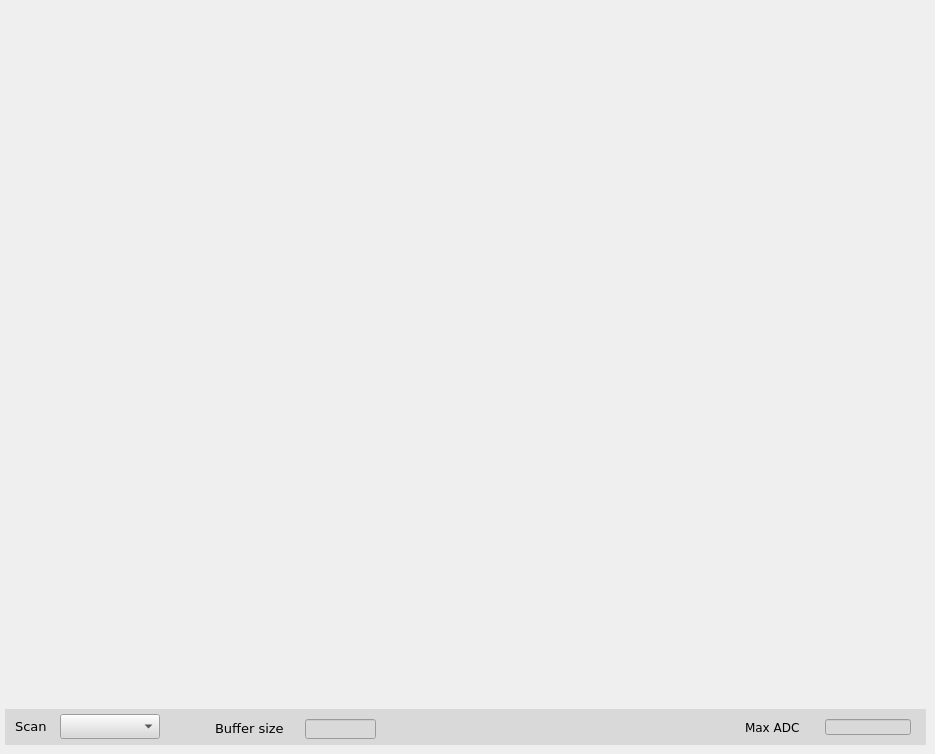
    <widget class="QWidget" name="ADC">
     <attribute name="title">
      <string>ADC Raw</string>
     </attribute>
     <widget class="caFrame" name="caframe_3">
      <property name="geometry">
       <rect>
        <x>5</x>
        <y>709</y>
        <width>921</width>
        <height>36</height>
       </rect>
      </property>
      <property name="font">
       <font>
        <family>DejaVu Sans</family>
       </font>
      </property>
      <property name="styleSheet">
       <string notr="true">background-color: rgb(217, 217, 217);</string>
      </property>
      <widget class="caFrame" name="caframe_8">
       <property name="geometry">
        <rect>
         <x>0</x>
         <y>0</y>
         <width>921</width>
         <height>36</height>
        </rect>
       </property>
       <property name="font">
        <font>
         <family>DejaVu Sans</family>
        </font>
       </property>
       <property name="styleSheet">
        <string notr="true">background-color: rgb(217, 217, 217);</string>
       </property>
       <widget class="QLabel" name="label_54">
        <property name="geometry">
         <rect>
          <x>210</x>
          <y>9</y>
          <width>91</width>
          <height>21</height>
         </rect>
        </property>
        <property name="font">
         <font>
          <family>DejaVu Sans</family>
          <pointsize>10</pointsize>
         </font>
        </property>
        <property name="text">
         <string>Buffer size</string>
        </property>
       </widget>
       <widget class="caTextEntry" name="catextentry_43">
        <property name="geometry">
         <rect>
          <x>300</x>
          <y>10</y>
          <width>71</width>
          <height>20</height>
         </rect>
        </property>
        <property name="font">
         <font>
          <family>DejaVu Sans</family>
          <pointsize>9</pointsize>
          <stylestrategy>PreferDefault</stylestrategy>
         </font>
        </property>
        <property name="alignment">
         <set>Qt::AlignRight|Qt::AlignTrailing|Qt::AlignVCenter</set>
        </property>
        <property name="channel" stdset="0">
         <string notr="true">$(DEVICE):signals:adc.NGRP</string>
        </property>
        <property name="background">
         <color>
          <red>255</red>
          <green>255</green>
          <blue>127</blue>
         </color>
        </property>
        <property name="colorMode">
         <enum>caLineEdit::Static</enum>
        </property>
       </widget>
       <widget class="QLabel" name="label_36">
        <property name="geometry">
         <rect>
          <x>740</x>
          <y>5</y>
          <width>81</width>
          <height>26</height>
         </rect>
        </property>
        <property name="font">
         <font>
          <family>DejaVu Sans</family>
         </font>
        </property>
        <property name="text">
         <string>Max ADC</string>
        </property>
       </widget>
       <widget class="caLineEdit" name="calineedit_3">
        <property name="geometry">
         <rect>
          <x>820</x>
          <y>10</y>
          <width>86</width>
          <height>16</height>
         </rect>
        </property>
        <property name="font">
         <font>
          <family>DejaVu Sans</family>
          <pointsize>10</pointsize>
          <stylestrategy>PreferDefault</stylestrategy>
         </font>
        </property>
        <property name="alignment">
         <set>Qt::AlignRight|Qt::AlignTrailing|Qt::AlignVCenter</set>
        </property>
        <property name="channel" stdset="0">
         <string notr="true">$(DEVICE):input:max_adc</string>
        </property>
       </widget>
       <widget class="QLabel" name="label_56">
        <property name="geometry">
         <rect>
          <x>10</x>
          <y>4</y>
          <width>46</width>
          <height>26</height>
         </rect>
        </property>
        <property name="font">
         <font>
          <family>DejaVu Sans</family>
          <pointsize>10</pointsize>
         </font>
        </property>
        <property name="text">
         <string>Scan</string>
        </property>
       </widget>
       <widget class="caMenu" name="camenu_5">
        <property name="geometry">
         <rect>
          <x>55</x>
          <y>5</y>
          <width>100</width>
          <height>25</height>
         </rect>
        </property>
        <property name="font">
         <font>
          <family>DejaVu Sans</family>
          <pointsize>10</pointsize>
         </font>
        </property>
        <property name="styleSheet">
         <string notr="true">selection-color: rgb(0, 0, 0);
color: rgb(0, 0, 0);</string>
        </property>
        <property name="maxVisibleItems">
         <number>4</number>
        </property>
        <property name="maxCount">
         <number>4</number>
        </property>
        <property name="insertPolicy">
         <enum>QComboBox::NoInsert</enum>
        </property>
        <property name="channel" stdset="0">
         <string notr="true">$(DEVICE):signals:adc.SCAN</string>
        </property>
        <property name="colorMode">
         <enum>caMenu::Default</enum>
        </property>
       </widget>
      </widget>
     </widget>
     <widget class="caCartesianPlot" name="adc">
      <property name="geometry">
       <rect>
        <x>5</x>
        <y>5</y>
        <width>921</width>
        <height>691</height>
       </rect>
      </property>
      <property name="sizePolicy">
       <sizepolicy hsizetype="MinimumExpanding" vsizetype="MinimumExpanding">
        <horstretch>0</horstretch>
        <verstretch>2</verstretch>
       </sizepolicy>
      </property>
      <property name="font">
       <font>
        <family>Sans</family>
        <pointsize>8</pointsize>
       </font>
      </property>
      <property name="styleSheet">
       <string notr="true">background-color: rgb();</string>
      </property>
      <property name="Title" stdset="0">
       <string notr="true">ADC buffer</string>
      </property>
      <property name="TitleX">
       <string notr="true">ADC samples</string>
      </property>
      <property name="TitleY">
       <string notr="true">ADC counts</string>
      </property>
      <property name="channels_1" stdset="0">
       <string notr="true">;$(DEVICE):signals:adc.A</string>
      </property>
      <property name="Style_1">
       <enum>caCartesianPlot::Lines</enum>
      </property>
      <property name="symbol_1">
       <enum>caCartesianPlot::Star1</enum>
      </property>
      <property name="color_1">
       <color>
        <red>255</red>
        <green>0</green>
        <blue>0</blue>
       </color>
      </property>
      <property name="channels_2" stdset="0">
       <string notr="true">;$(DEVICE):signals:adc.B</string>
      </property>
      <property name="symbol_2">
       <enum>caCartesianPlot::Star2</enum>
      </property>
      <property name="color_2">
       <color>
        <red>0</red>
        <green>255</green>
        <blue>0</blue>
       </color>
      </property>
      <property name="channels_3" stdset="0">
       <string notr="true">;$(DEVICE):signals:adc.C</string>
      </property>
      <property name="symbol_3">
       <enum>caCartesianPlot::Star1</enum>
      </property>
      <property name="color_3">
       <color>
        <red>85</red>
        <green>0</green>
        <blue>255</blue>
       </color>
      </property>
      <property name="channels_4" stdset="0">
       <string notr="true">;$(DEVICE):signals:adc.D</string>
      </property>
      <property name="symbol_4">
       <enum>caCartesianPlot::Star2</enum>
      </property>
      <property name="color_4">
       <color>
        <red>122</red>
        <green>12</green>
        <blue>114</blue>
       </color>
      </property>
      <property name="plotMode">
       <enum>caCartesianPlot::PlotNPointsAndStop</enum>
      </property>
      <property name="countNumOrChannel" stdset="0">
       <string notr="true"/>
      </property>
      <property name="triggerChannel" stdset="0">
       <string notr="true"/>
      </property>
      <property name="foreground">
       <color alpha="0">
        <red>255</red>
        <green>255</green>
        <blue>255</blue>
       </color>
      </property>
      <property name="background">
       <color>
        <red>255</red>
        <green>255</green>
        <blue>255</blue>
       </color>
      </property>
      <property name="scaleColor">
       <color>
        <red>0</red>
        <green>0</green>
        <blue>0</blue>
       </color>
      </property>
      <property name="grid">
       <bool>true</bool>
      </property>
      <property name="gridColor">
       <color>
        <red>0</red>
        <green>0</green>
        <blue>0</blue>
       </color>
      </property>
      <property name="XaxisScaling" stdset="0">
       <enum>caCartesianPlot::Auto</enum>
      </property>
      <property name="XaxisLimits">
       <string>0;100</string>
      </property>
      <property name="YaxisLimits">
       <string>-1000000;-900000</string>
      </property>
     </widget>
    </widget>
